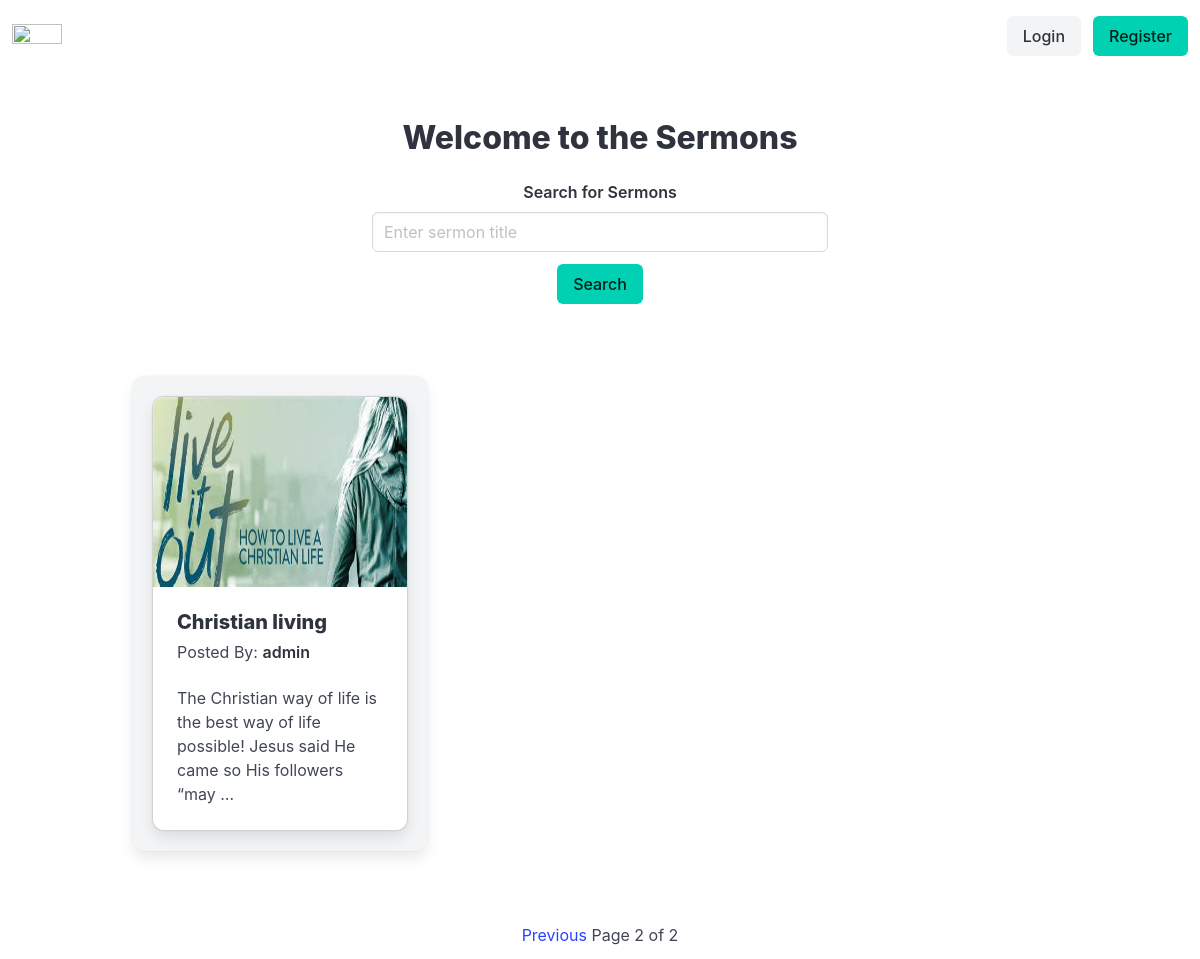
Screenshot of /?page=2 with the database file from the repository.
### sermon/models.py (models this page shows, shortened)
class Sermon(models.Model):
  title = models.CharField(max_length=500,verbose_name='Title')
  slug = models.SlugField(verbose_name='Slug',unique=True,editable=False)
  description = models.TextField(verbose_name='Description')
  author = models.ForeignKey(User,on_delete=models.CASCADE,verbose_name='Author')
  file = models.FileField(verbose_name='Sermon File',upload_to='sermon_uploads',validators=[FileExtensionValidator(allowed_extensions=ALLOWED_EXTENSIONS)])
  thumbnail = models.ImageField(verbose_name='Sermon Thumbnail',upload_to='sermon_thumbnails')

### sermon/views.py (the view)
# urls.py: path('',views.home,name='home'),
def home(request):
  searchSermon = request.GET.get('searchSermon')
  if searchSermon:
    sermons = Sermon.objects.filter(title__icontains=searchSermon)
  else:
    sermons = Sermon.objects.all()
  paginator = Paginator(sermons,3)
  page_number = request.GET.get('page',1)
  try:
    sermons = paginator.page(page_number)
  except PageNotAnInteger:
    sermons = paginator.page(1)
  except EmptyPage:
    sermons = paginator.page(paginator.num_pages)
  return render(request,'sermon/home.html',{'sermons':sermons,'searchSermon':searchSermon})

### sermon/templates/sermon/home.html (shortened to what this page needs)
{% extends "base.html" %}
{% block content %}
<div class="container mt-6">
  <div class="columns is-centered">
    <div class="column is-half has-text-centered">
      <h1 class="title is-3">Welcome to the Sermons</h1>
    </div>
  </div>
  <div class="columns is-centered">
    <div class="column is-half">
      <form action="" method="GET">
        <div class="field">
          <label class="label has-text-centered" for="search-sermon">Search for Sermons</label>
          <div class="control">
            <input class="input" type="text" name="searchSermon" id="search-sermon" placeholder="Enter sermon title">
          </div>
        </div>
        <div class="field has-text-centered">
          <div class="control">
            <button class="button is-primary" type="submit">Search</button>
          </div>
        </div>
      </form>
    </div>
  </div>
  <div class="columns is-multiline mt-6">
    {% for sermon in sermons %}
    <div class="column is-one-third">
      <a href="{% url 'sermon-detail' sermon.slug %}" class="box has-background-light">
        <div class="card">
          <div class="card-image">
            <figure class="image is-4by3">
              <img src="{{ sermon.thumbnail.url }}" alt="{{ sermon.title }}">
            </figure>
          </div>
          <div class="card-content">
            <div class="media">
              <div class="media-content">
                <p class="title is-5">{{ sermon.title }}</p>
                <p class="subtitle is-6 mt-2">Posted By: <strong>{{ sermon.author }}</strong></p>
              </div>
            </div>
            <div class="content">
              {{ sermon.description|truncatewords:20 }}
            </div>
          </div>
        </div>
      </a>
    </div>
    {% endfor %}
  </div>
  <div class="columns is-centered mt-6">
    <div class="column is-narrow">
      {% include "sermon/paginator.html" with page=sermons %}
    </div>
  </div>
</div>
{% endblock content %}

### rows the page displays
Sermon: thumbnail (picture), title "Christian living", author "admin", description "The Christian way of life is the best way of life possible! Jesus said He came so His followers “may …"

### other values shown
{{ page.number }} "2"
{{ page.paginator.num_pages }} "2"
